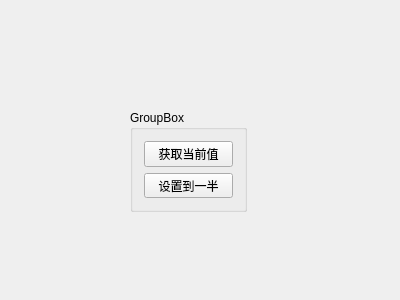
<?xml version="1.0" encoding="UTF-8"?>
<ui version="4.0">
 <class>MainWindow</class>
 <widget class="QMainWindow" name="MainWindow">
  <property name="geometry">
   <rect>
    <x>0</x>
    <y>0</y>
    <width>400</width>
    <height>300</height>
   </rect>
  </property>
  <property name="windowTitle">
   <string>MainWindow</string>
  </property>
  <widget class="QWidget" name="centralWidget">
   <widget class="SmallWidget" name="widget" native="true">
    <property name="geometry">
     <rect>
      <x>80</x>
      <y>20</y>
      <width>231</width>
      <height>51</height>
     </rect>
    </property>
   </widget>
   <widget class="QGroupBox" name="groupBox">
    <property name="geometry">
     <rect>
      <x>130</x>
      <y>110</y>
      <width>117</width>
      <height>102</height>
     </rect>
    </property>
    <property name="title">
     <string>GroupBox</string>
    </property>
    <layout class="QVBoxLayout" name="verticalLayout">
     <item>
      <widget class="QPushButton" name="btn_get">
       <property name="text">
        <string>获取当前值</string>
       </property>
      </widget>
     </item>
     <item>
      <widget class="QPushButton" name="btn_set">
       <property name="text">
        <string>设置到一半</string>
       </property>
      </widget>
     </item>
    </layout>
   </widget>
  </widget>
 </widget>
 <layoutdefault spacing="6" margin="11"/>
 <customwidgets>
  <customwidget>
   <class>SmallWidget</class>
   <extends>QWidget</extends>
   <header>smallwidget.h</header>
   <container>1</container>
  </customwidget>
 </customwidgets>
 <resources/>
 <connections/>
</ui>
